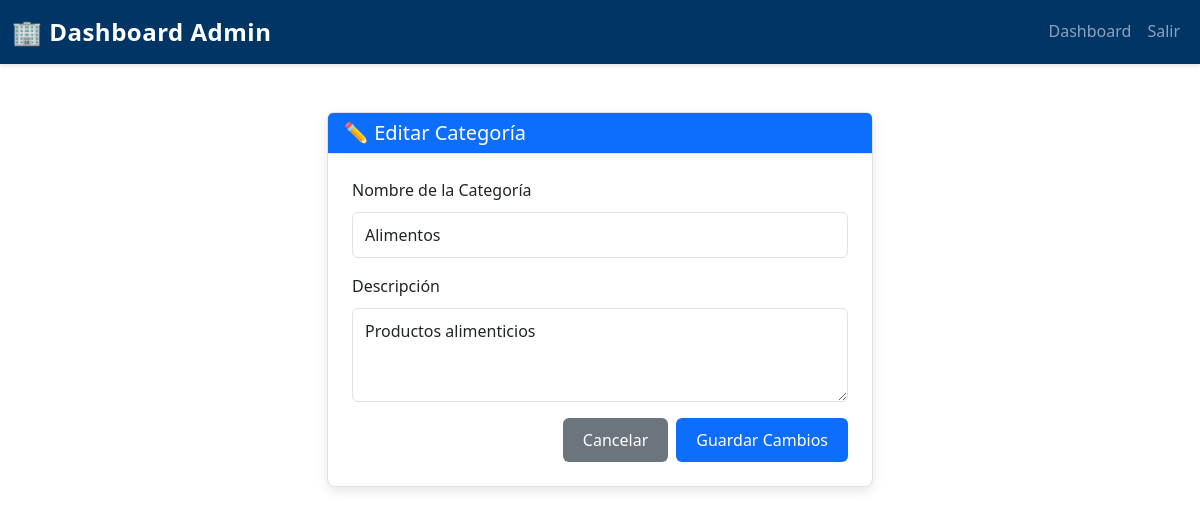
Screenshot of /FRONTEND/index.php?route=admin/categoria/editar&id=4 (signed in) with the database file from the repository.
### tables this page shows
CREATE TABLE `categoria` (
  `idCATEGORIA` int(11) NOT NULL,
  `nomCATEGORIA` varchar(30) DEFAULT NULL,
  `descripcionCATEGORIA` varchar(100) DEFAULT NULL
);

### FRONTEND/models/CategoriaModel.php (called while the page is built, shortened)
<?php
class CategoriaModel {
    private $db;
    public function __construct($database) {
        $this->db = $database;
    }
    public function obtenerPorId($id) {
        $query = "SELECT * FROM categoria WHERE idCATEGORIA = ?";
        $stmt = $this->db->prepare($query);
        $stmt->execute([$id]);
        return $stmt->fetch(PDO::FETCH_ASSOC);
    }
}

### FRONTEND/views/admin/editar_categoria.php (the view, shortened to what this page needs)
<?php
require_once 'models/CategoriaModel.php';
$db = new Database();
$conn = $db->connect();
$categoriaModel = new CategoriaModel($conn);
$categoria = $categoriaModel->obtenerPorId($_GET['id']);
?>
<!DOCTYPE html>
<html lang="es">
<head>
    <link href="https://cdn.jsdelivr.net/npm/bootstrap@5.3.0/dist/css/bootstrap.min.css" rel="stylesheet">
    <link rel="stylesheet" href="assets/css/styles.css">
</head>
<body>
<nav class="navbar navbar-expand-lg navbar-dark bg-dark-blue">
    <div class="container-fluid">
        <a class="navbar-brand fw-bold" href="index.php?route=admin/dashboard">🏢 Dashboard Admin</a>
        <div class="collapse navbar-collapse" id="navbarNav">
            <ul class="navbar-nav ms-auto">
                <li class="nav-item">
                    <a class="nav-link" href="index.php?route=admin/dashboard">Dashboard</a>
                </li>
                <li class="nav-item">
                    <a class="nav-link" href="index.php?route=logout">Salir</a>
                </li>
            </ul>
        </div>
    </div>
</nav>
<div class="container my-5">
    <div class="row justify-content-center">
        <div class="col-md-6">
            <div class="card shadow">
                <div class="card-header bg-primary-blue text-white">
                    <h5 class="mb-0">✏️ Editar Categoría</h5>
                </div>
                <div class="card-body p-4">
                    <form action="index.php?route=admin/categoria/editar&id=<?= $categoria['idCATEGORIA'] ?>" method="POST">
                        <div class="mb-3">
                            <label class="form-label">Nombre de la Categoría</label>
                            <input type="text" name="nomCATEGORIA" class="form-control"
                                   value="<?= $categoria['nomCATEGORIA'] ?>" required>
                        </div>
                        <div class="mb-3">
                            <label class="form-label">Descripción</label>
                            <textarea name="descripcionCATEGORIA" class="form-control" rows="3"><?= $categoria['descripcionCATEGORIA'] ?></textarea>
                        </div>
                        <div class="d-grid gap-2 d-md-flex justify-content-md-end">
                            <a href="index.php?route=admin/dashboard" class="btn btn-secondary">Cancelar</a>
                            <button class="btn btn-primary">Guardar Cambios</button>
                        </div>
                    </form>
                </div>
            </div>
        </div>
    </div>
</div>
</body>
</html>

### FRONTEND/assets/css/styles.css (style rules this page uses)
:root { --primary-blue: #0d6efd; --dark-blue: #003566; --white: #ffffff; --light-gray: #f8f9fa; --text-dark: #212529; --border-color: #dee2e6; }
* { margin: 0; padding: 0; box-sizing: border-box; }
body { font-family: 'Segoe UI', Tahoma, Geneva, Verdana, sans-serif; line-height: 1.6; color: var(--text-dark); background-color: #ffffff; }
.bg-primary-blue { background-color: var(--primary-blue) !important; }
.bg-dark-blue { background-color: var(--dark-blue) !important; }
.navbar { box-shadow: 0 2px 4px rgba(0, 0, 0, 0.1); }
.navbar-brand { font-size: 1.5rem; letter-spacing: 0.5px; }
.nav-link { transition: color 0.3s ease; font-weight: 500; }
.card { border: 1px solid var(--border-color); border-radius: 8px; transition: transform 0.3s ease, box-shadow 0.3s ease; }
.card-header { border-bottom: 1px solid var(--border-color); font-weight: 600; }
.btn { border-radius: 6px; font-weight: 500; transition: all 0.3s ease; border: none; padding: 10px 20px; }
.btn-primary { background-color: var(--primary-blue); color: white; }
.btn-secondary { background-color: #6c757d; }
.form-control, .form-select { border: 1px solid var(--border-color); border-radius: 6px; padding: 10px 12px; transition: border-color 0.3s ease, box-shadow 0.3s ease; }
.shadow { box-shadow: 0 4px 12px rgba(0, 0, 0, 0.1) !important; }

### rows the page displays
categoria: nomCATEGORIA "Alimentos", descripcionCATEGORIA "Productos alimenticios"
